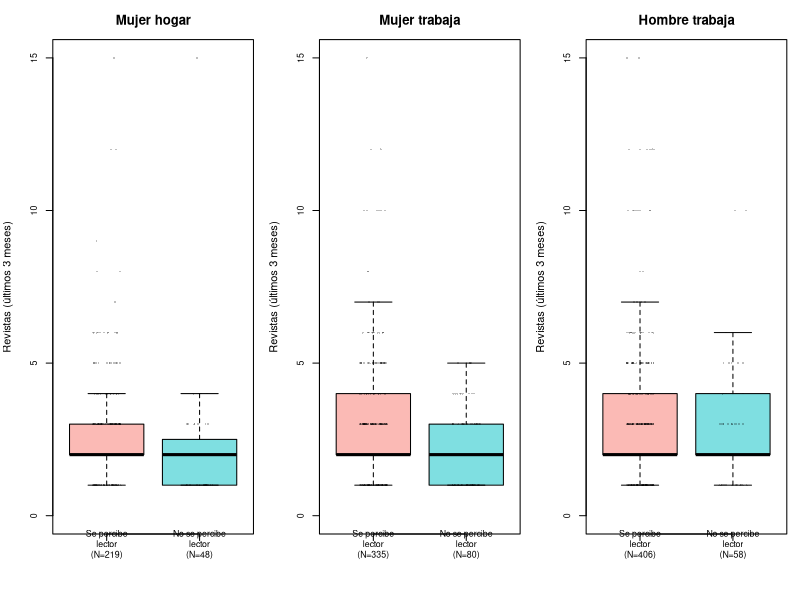
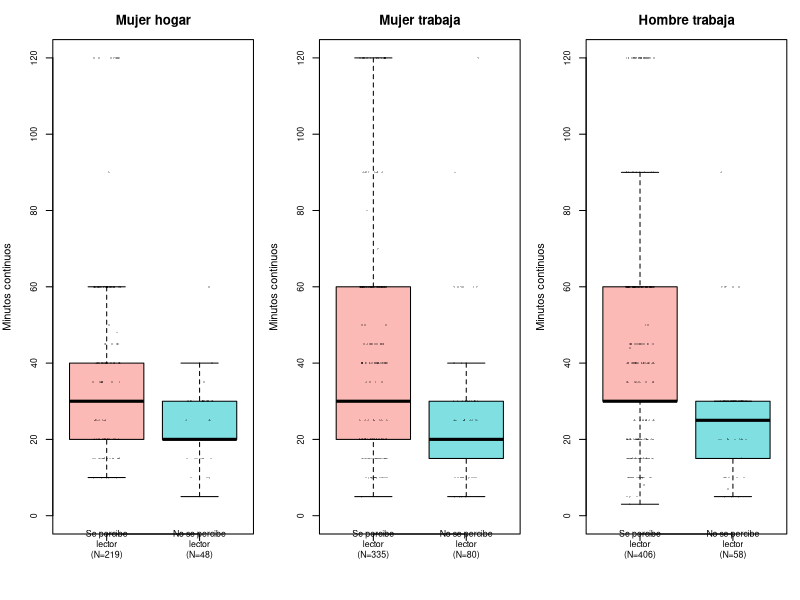
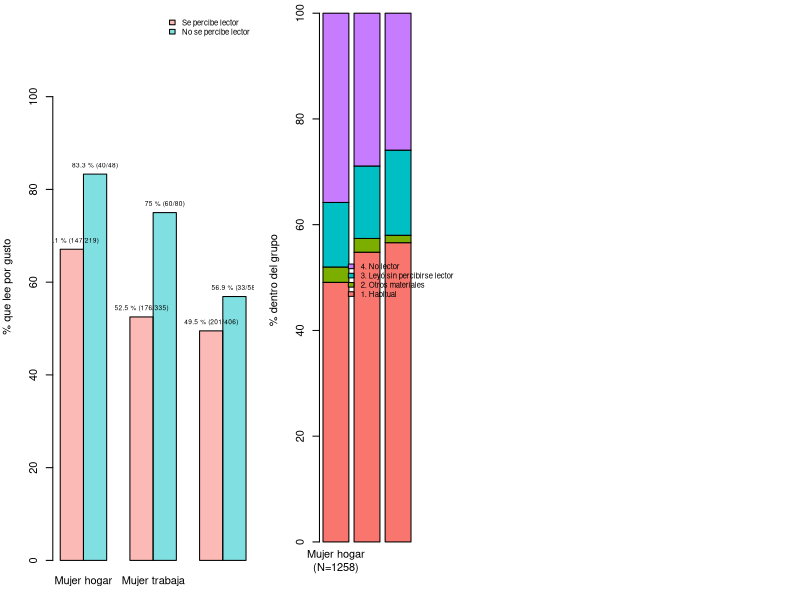
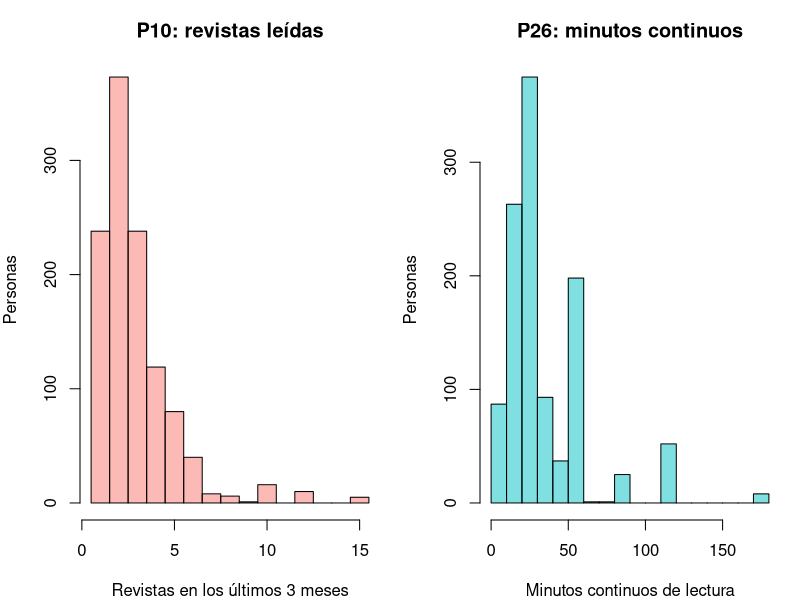

Reproduce these figures in R, in order.
## ---- chunk 1
knitr::opts_chunk$set(echo = FALSE, warning = FALSE, message = FALSE,
                      fig.width = 7, fig.height = 3, dpi = 120)
options(knitr.kable.NA = "—")
library(knitr)
library(e1071)

pct = function(a, b) round(100 * a / b, 1)
f   = function(x) sprintf("%.1f", unname(x))
si  = function(cond, a, b = "") if (isTRUE(cond)) a else b
## ---- chunk 2
raw = read.csv("datos/DatosEquipo6_v2.csv")

names(raw) = c("anio", "H_LEC", "SEXO", "COND_ACT", "P10", "P11", "P26")
datos = raw
vars6 = c("H_LEC", "SEXO", "COND_ACT", "P10", "P11", "P26")

calidad = data.frame(
  Variable = vars6,
  Vacios = colSums(is.na(raw[, vars6])),
  Fuera = c(sum(!(raw$H_LEC %in% c(1:4, NA))),
            sum(!(raw$SEXO %in% c(1:2, NA))),
            sum(!(raw$COND_ACT %in% c(1:10, NA))),
            sum(raw$P10 > 25, na.rm = TRUE),
            sum(!(raw$P11 %in% c(1:6, NA))),
            sum(raw$P26 < 2 | raw$P26 > 360, na.rm = TRUE)),
  row.names = NULL)
fuera10 = calidad$Fuera[calidad$Variable == "P10"]

motivos = c("Trabajo", "Estudio", "Cultura general / estar al día",
            "Gusto / entretenimiento", "Religión", "Otro")

datos$Sexo_lbl  = factor(datos$SEXO, levels = 1:2, labels = c("Hombre", "Mujer"))
datos$H_LEC_lbl = factor(datos$H_LEC, levels = 1:4,
                         labels = c("1. Habitual", "2. Otros materiales",
                                    "3. Leyó sin percibirse lector", "4. No lector"))

datos$Aut = NA
datos$Aut[datos$H_LEC %in% 1] = "Se percibe lector"
datos$Aut[datos$H_LEC %in% 3] = "No se percibe lector"
datos$Aut = factor(datos$Aut, levels = c("Se percibe lector", "No se percibe lector"))

datos$Grupo = NA
datos$Grupo[datos$SEXO %in% 2 & datos$COND_ACT %in% 7]   = "Mujer hogar"
datos$Grupo[datos$SEXO %in% 2 & datos$COND_ACT %in% 1:3] = "Mujer trabaja"
datos$Grupo[datos$SEXO %in% 1 & datos$COND_ACT %in% 1:3] = "Hombre trabaja"
datos$Grupo = factor(datos$Grupo, levels = c("Mujer hogar", "Mujer trabaja", "Hombre trabaja"))

datos$Cond_lbl = cut(datos$COND_ACT, breaks = c(0, 3, 5, 6, 7, 8, 10),
                     labels = c("Trabaja o tiene trabajo (01-03)", "Busca o espera trabajo (04-05)",
                                "Estudiante (06)", "Quehaceres del hogar (07)",
                                "Jubilado o pensionado (08)", "Incapacitado u otra situación (09-10)"))

V = subset(datos, !is.na(H_LEC))   
U = subset(V, !is.na(Grupo)) 
L = subset(U, H_LEC %in% c(1, 3) & !is.na(P10)) 
H = subset(V, SEXO == 1 & COND_ACT == 7) 

n_est   = sum(V$COND_ACT %in% 6)
n_jub   = sum(V$COND_ACT %in% 8)
n_otras = sum(V$COND_ACT %in% c(4:6, 8:10))
## ---- chunk 3
x = L$P10
m10 = c(N = length(x), Media = mean(x), Mediana = median(x), DE = sd(x),
        CV = 100 * sd(x) / mean(x),
        Q1 = quantile(x, 0.25, names = FALSE), Q3 = quantile(x, 0.75, names = FALSE),
        Min = min(x), Max = max(x), Sesgo = skewness(x), Curtosis = kurtosis(x))

x = L$P26
m26 = c(N = length(x), Media = mean(x), Mediana = median(x), DE = sd(x),
        CV = 100 * sd(x) / mean(x),
        Q1 = quantile(x, 0.25, names = FALSE), Q3 = quantile(x, 0.75, names = FALSE),
        Min = min(x), Max = max(x), Sesgo = skewness(x), Curtosis = kurtosis(x))

tab_num = rbind(m10, m26)
rownames(tab_num) = c("P10: revistas (3 meses)", "P26: minutos continuos")
kable(round(tab_num, 1), caption = "Tabla 1. Medidas descriptivas de P10 y P26 en lectores de revistas")
s10 = round(tab_num[1, ], 1)
s26 = round(tab_num[2, ], 1)
## ---- chunk 4
fh = table(V$H_LEC_lbl)
fp = table(factor(L$P11, levels = 1:6, labels = motivos))
ph = pct(as.vector(fh), sum(fh))
pp = pct(as.vector(fp), sum(fp))
t3 = rbind(
  data.frame(Variable = paste0("H_LEC (N=", nrow(V), ")"), Categoría = names(fh),
             n = as.vector(fh), "%" = ph, check.names = FALSE),
  data.frame(Variable = paste0("P11 (N=", nrow(L), ")"), Categoría = names(fp),
             n = as.vector(fp), "%" = pp, check.names = FALSE))
## ---- chunk 5
tb = table(U$Grupo, U$H_LEC_lbl)
pc = round(100 * prop.table(tb, 1), 1)
t4 = data.frame(Grupo = rownames(tb), N = as.vector(rowSums(tb)),
                as.data.frame.matrix(pc), check.names = FALSE, row.names = NULL)
names(t4)[3:6] = c("1 Habitual", "2 Otros", "3 Leyó sin percibirse lector", "4 No lector")
t4[["% con H_LEC 3 entre quienes no acostumbran leer"]] = pct(tb[, 3], tb[, 3] + tb[, 4])
kable(t4, caption = "Tabla 2. Condición lectora (H_LEC) dentro de cada grupo, en %")

hab = pc[, 1]; sper = pc[, 3]; nol = pc[, 4]
pr = t4[[ncol(t4)]]

A = subset(U, H_LEC %in% c(1, 3))
A$Leyo_revistas = !is.na(A$P10)
cob = aggregate(Leyo_revistas ~ Aut + Grupo, data = A, FUN = length)
names(cob) = c("Autopercepción", "Grupo", "N")
cob[["Leyeron revistas"]] = aggregate(Leyo_revistas ~ Aut + Grupo, data = A, FUN = sum)$Leyo_revistas
cob[["%"]] = pct(cob[["Leyeron revistas"]], cob$N)
cob = cob[, c("Grupo", "Autopercepción", "N", "Leyeron revistas", "%")]
cp = cob[["%"]]
## ---- chunk 6
#P10
res10 = aggregate(P10 ~ Aut + Grupo, data = L, FUN = length)
names(res10) = c("Aut", "Grupo", "N")
res10$Media   = round(aggregate(P10 ~ Aut + Grupo, data = L, FUN = mean)$P10, 1)
res10$DE      = round(aggregate(P10 ~ Aut + Grupo, data = L, FUN = sd)$P10, 1)
res10$Min     = aggregate(P10 ~ Aut + Grupo, data = L, FUN = min)$P10
res10$Q1      = aggregate(P10 ~ Aut + Grupo, data = L, FUN = quantile, probs = 0.25)$P10
res10$Mediana = aggregate(P10 ~ Aut + Grupo, data = L, FUN = median)$P10
res10$Q3      = aggregate(P10 ~ Aut + Grupo, data = L, FUN = quantile, probs = 0.75)$P10
res10$Max     = aggregate(P10 ~ Aut + Grupo, data = L, FUN = max)$P10
res10 = res10[, c("Grupo", "Aut", "N", "Media", "DE", "Min", "Q1", "Mediana", "Q3", "Max")]
names(res10) = c("Grupo", "Autopercepción", "N", "Media", "DE", "Mín", "Q1", "Mediana", "Q3", "Máx")
kable(res10, caption = "Tabla 3. Número de revistas leídas (P10) por grupo y autopercepción")

# Diagramas de caja
par(mfrow = c(1, 3), mar = c(5, 4, 3, 1))
for (g in levels(L$Grupo)) {
  d = subset(L, Grupo == g)
  nombres = paste0(c("Se percibe\nlector", "No se percibe\nlector"), "\n(N=", table(d$Aut), ")")
  boxplot(P10 ~ Aut, data = d, names = nombres, ylim = c(0, 15), outline = FALSE,
          col = c("#F8766D80", "#00BFC480"), main = g, xlab = "",
          ylab = "Revistas (últimos 3 meses)", cex.axis = 0.8)
  stripchart(P10 ~ Aut, data = d, vertical = TRUE, method = "jitter", jitter = 0.15,
             pch = 16, cex = 0.4, col = rgb(0, 0, 0, 0.25), add = TRUE)
}

lec = c(1, 3, 5); nlec = c(2, 4, 6)
dm10 = res10$Mediana[lec] - res10$Mediana[nlec]
dx10 = round(res10$Media[lec] - res10$Media[nlec], 1)
p10_parecido = all(abs(dm10) <= 1)
## ---- chunk 7

res26 = aggregate(P26 ~ Aut + Grupo, data = L, FUN = length)
names(res26) = c("Aut", "Grupo", "N")
res26$Media   = round(aggregate(P26 ~ Aut + Grupo, data = L, FUN = mean)$P26, 1)
res26$DE      = round(aggregate(P26 ~ Aut + Grupo, data = L, FUN = sd)$P26, 1)
res26$Min     = aggregate(P26 ~ Aut + Grupo, data = L, FUN = min)$P26
res26$Q1      = aggregate(P26 ~ Aut + Grupo, data = L, FUN = quantile, probs = 0.25)$P26
res26$Mediana = aggregate(P26 ~ Aut + Grupo, data = L, FUN = median)$P26
res26$Q3      = aggregate(P26 ~ Aut + Grupo, data = L, FUN = quantile, probs = 0.75)$P26
res26$Max     = aggregate(P26 ~ Aut + Grupo, data = L, FUN = max)$P26
res26 = res26[, c("Grupo", "Aut", "N", "Media", "DE", "Min", "Q1", "Mediana", "Q3", "Max")]
names(res26) = c("Grupo", "Autopercepción", "N", "Media", "DE", "Mín", "Q1", "Mediana", "Q3", "Máx")
kable(res26, caption = "Tabla 4. Minutos continuos de lectura (P26) por grupo y autopercepción (cualquier material)")

# Diagramas de caja
par(mfrow = c(1, 3), mar = c(5, 4, 3, 1))
for (g in levels(L$Grupo)) {
  d = subset(L, Grupo == g)
  nombres = paste0(c("Se percibe\nlector", "No se percibe\nlector"), "\n(N=", table(d$Aut), ")")
  boxplot(P26 ~ Aut, data = d, names = nombres, ylim = c(0, 120), outline = FALSE,
          col = c("#F8766D80", "#00BFC480"), main = g, xlab = "",
          ylab = "Minutos continuos", cex.axis = 0.8)
  stripchart(P26 ~ Aut, data = d, vertical = TRUE, method = "jitter", jitter = 0.15,
             pch = 16, cex = 0.4, col = rgb(0, 0, 0, 0.25), add = TRUE)
}

dm26 = res26$Mediana[lec] - res26$Mediana[nlec]
dx26 = round(res26$Media[lec] - res26$Media[nlec], 1)
p26_lec_mayor = all(res26$Media[lec] > res26$Media[nlec])
hogar_corta = res26$Media[1] < min(res26$Media[c(3, 5)]) & res26$Q3[1] <= min(res26$Q3[c(3, 5)])
## ---- chunk 8
# P11
L$Gusto = L$P11 == 4
Q3 = aggregate(Gusto ~ Aut + Grupo, data = L, FUN = length)
names(Q3) = c("Autopercepción", "Grupo", "N")
Q3[["Gusto (n)"]] = aggregate(Gusto ~ Aut + Grupo, data = L, FUN = sum)$Gusto
Q3[["Gusto (%)"]] = pct(Q3[["Gusto (n)"]], Q3$N)
Q3[["Otros motivos (%)"]] = pct(Q3$N - Q3[["Gusto (n)"]], Q3$N)
Q3 = Q3[, c("Grupo", "Autopercepción", "N", "Gusto (n)", "Gusto (%)", "Otros motivos (%)")]

m  = matrix(Q3[["Gusto (%)"]], nrow = 2)
nm = matrix(Q3[["Gusto (n)"]], nrow = 2)
Nm = matrix(Q3[["N"]], nrow = 2)
par(mar = c(3, 4, 1, 1))
bp = barplot(m, beside = TRUE, names.arg = levels(L$Grupo), col = c("#F8766D80", "#00BFC480"),
             ylim = c(0, 118), ylab = "% que lee por gusto",
             legend.text = levels(L$Aut), args.legend = list(x = "topright", cex = 0.7, bty = "n"))
text(bp, m, labels = paste0(m, " % (", nm, "/", Nm, ")"), pos = 3, cex = 0.6)

gusto = Q3[["Gusto (%)"]]
dg = round(gusto[nlec] - gusto[lec], 1)
p11_dir = all(dg > 0)
hogar_gusto = gusto[1] > max(gusto[c(3, 5)])
## ---- chunk 9
tab_var = data.frame(
  Variable = vars6,
  Descripción = c("Condición lectora construida por INEGI",
                  "Sexo (preg. 8)", "Condición de actividad la semana pasada (preg. 15)",
                  "Revistas leídas en tres meses (preg. 10)",
                  "Motivo principal de lectura de revistas (preg. 11)",
                  "Minutos continuos de lectura de algún material (preg. 26)"),
  Tipo = c("Cat. nominal", "Cat. nominal", "Cat. nominal",
           "Num. discreta", "Cat. nominal", "Num. continua"),
  "Unidad o categorías" = c("1 Habitual; 2 Otros materiales; 3 Leyó sin acostumbrar; 4 No lector",
                            "1 Hombre; 2 Mujer",
                            "01-03 trabaja; 04-05 busca trabajo; 06 estudia; 07 hogar; 08 jubilado; 09-10 otra; 99 no especificado",
                            "Revistas (diccionario: 1 a 25)",
                            "1 Trabajo; 2 Estudio; 3 Cultura general; 4 Gusto; 5 Religión; 6 Otro",
                            "Minutos (diccionario: 2 a 360)"),
  "Falt. (n)" = calidad$Vacios,
  "Falt. (%)" = pct(calidad$Vacios, nrow(raw)),
  "Fuera rango (n)" = calidad$Fuera,
  check.names = FALSE)
cap_a1 = "Tabla A1. Variables seleccionadas y calidad de los datos (sobre todos los registros; en P10, P11 y P26 el vacío es un pase de pregunta)"
if (knitr::is_latex_output()) {
  # En PDF se fijan anchos de columna para que el texto largo se acomode
  kable(tab_var, format = "latex", booktabs = TRUE, caption = cap_a1, position = "H",
        align = c("p{1.8cm}", "p{3.4cm}", "p{1.8cm}", "p{4.2cm}", "r", "r", "r"))
} else {
  kable(tab_var, caption = cap_a1)
}
## ---- chunk 10
tn = table(V$Cond_lbl, V$Sexo_lbl)
tc = data.frame(Condición = rownames(tn),
                Hombres = as.vector(tn[, "Hombre"]), "% hombres" = pct(as.vector(tn[, "Hombre"]), sum(tn[, "Hombre"])),
                Mujeres = as.vector(tn[, "Mujer"]), "% mujeres" = pct(as.vector(tn[, "Mujer"]), sum(tn[, "Mujer"])),
                check.names = FALSE)
kable(tc, caption = "Tabla A2. Composición por SEXO y COND_ACT (personas con H_LEC válido)")
## ---- chunk 11
L$Subgrupo = interaction(L$Grupo, L$Aut, sep = " / ", lex.order = TRUE)
n6 = table(L$Subgrupo, factor(L$P11, levels = 1:6))
p6 = round(100 * prop.table(n6, 1), 1)
d6 = data.frame(Grupo = rep(levels(L$Grupo), each = 2),
                Autopercepción = rep(levels(L$Aut), times = 3),
                N = as.vector(rowSums(n6)),
                matrix(paste0(n6, " (", p6, ")"), nrow = 6), check.names = FALSE)
names(d6)[4:9] = c("Trabajo", "Estudio", "Cultura", "Gusto", "Religión", "Otro")
kable(d6, caption = "Tabla A3. Motivo principal de lectura de revistas, n (%) por grupo y autopercepción")
## ---- chunk 12
U34 = subset(U, H_LEC %in% c(3, 4))
L1  = subset(L, H_LEC == 1)
L3  = subset(L, H_LEC == 3)
est = data.frame(Año = sort(unique(U$anio)),
                 N = as.vector(table(U$anio)),
                 "% habitual" = round(100 * tapply(U$H_LEC == 1, U$anio, mean), 1),
                 "% H_LEC 3 entre quienes no acostumbran leer" = round(100 * tapply(U34$H_LEC == 3, U34$anio, mean), 1),
                 "Mediana P10 (percibe / no)" = paste(tapply(L1$P10, L1$anio, median), "/", tapply(L3$P10, L3$anio, median)),
                 "Mediana P26 (percibe / no)" = paste(tapply(L1$P26, L1$anio, median), "/", tapply(L3$P26, L3$anio, median)),
                 "% gusto (percibe / no)" = paste(round(100 * tapply(L1$P11 == 4, L1$anio, mean), 1), "/",
                                                  round(100 * tapply(L3$P11 == 4, L3$anio, mean), 1)),
                 check.names = FALSE, row.names = NULL)
kable(est, caption = "Tabla A4. Indicadores principales por año (tres grupos juntos). Los archivos de distintos años no contienen a las mismas personas")
## ---- chunk 13
L25 = subset(L, P10 <= 25)
res10_25 = aggregate(P10 ~ Aut + Grupo, data = L25, FUN = length)
names(res10_25) = c("Aut", "Grupo", "N")
res10_25$Media   = round(aggregate(P10 ~ Aut + Grupo, data = L25, FUN = mean)$P10, 1)
res10_25$DE      = round(aggregate(P10 ~ Aut + Grupo, data = L25, FUN = sd)$P10, 1)
res10_25$Min     = aggregate(P10 ~ Aut + Grupo, data = L25, FUN = min)$P10
res10_25$Q1      = aggregate(P10 ~ Aut + Grupo, data = L25, FUN = quantile, probs = 0.25)$P10
res10_25$Mediana = aggregate(P10 ~ Aut + Grupo, data = L25, FUN = median)$P10
res10_25$Q3      = aggregate(P10 ~ Aut + Grupo, data = L25, FUN = quantile, probs = 0.75)$P10
res10_25$Max     = aggregate(P10 ~ Aut + Grupo, data = L25, FUN = max)$P10
res10_25 = res10_25[, c("Grupo", "Aut", "N", "Media", "DE", "Min", "Q1", "Mediana", "Q3", "Max")]
names(res10_25) = c("Grupo", "Autopercepción", "N", "Media", "DE", "Mín", "Q1", "Mediana", "Q3", "Máx")
kable(res10_25, caption = "Tabla A5. Sensibilidad: P10 sin los registros por encima de 25 revistas")
## ---- chunk 14
th = table(H$H_LEC_lbl)
kable(data.frame(H_LEC = names(th), n = as.vector(th)), caption = "Tabla A6a. Hombres dedicados al hogar por categoría de H_LEC (casos, sin porcentajes)")
Hc = H[!is.na(H$P10), c("anio", "H_LEC_lbl", "P10", "P11", "P26")]
Hc$P11 = factor(Hc$P11, levels = 1:6, labels = motivos)
names(Hc) = c("Año", "H_LEC", "P10", "Motivo (P11)", "P26")
kable(Hc, row.names = FALSE, caption = "Tabla A6b. Hombres dedicados al hogar que leyeron revistas (casos individuales)")
## ---- chunk 15
flujo = data.frame(
  Concepto = c("Registros en la base (2022-2024)",
               "Sin categoría válida de H_LEC (blanco por pase)",
               "Con H_LEC válido",
               "   Hombres dedicados al hogar (solo casos, Anexo A7)",
               "   Estudiantes, jubilados, personas que buscan trabajo y otras condiciones (no se comparan)",
               "   Sin SEXO o COND_ACT especificado",
               "Universo del análisis (tres grupos)",
               "Lectores de revistas con H_LEC = 1 o 3 (P10 con valor)"),
  n = c(nrow(datos), sum(is.na(datos$H_LEC)), nrow(V), nrow(H), n_otras,
        nrow(V) - nrow(U) - nrow(H) - n_otras, nrow(U), nrow(L)))
kable(flujo, caption = "Tabla A7. Registros y universos del análisis")
## ---- chunk 16
kable(t3, caption = "Tabla A8. Distribución de frecuencias de H_LEC (personas con H_LEC válido) y de P11 (lectores de revistas)")
## ---- chunk 17
kable(cob, caption = "Tabla A9. Personas que leyeron revistas en los últimos tres meses, por grupo y autopercepción")
## ---- chunk 18
op = par(mar = c(4, 4, 1, 9))
barplot(t(pc), col = c("#F8766D", "#7CAE00", "#00BFC4", "#C77CFF"), ylab = "% dentro del grupo",
        names.arg = paste0(rownames(tb), "\n(N=", rowSums(tb), ")"),
        legend.text = colnames(pc), args.legend = list(x = "right", inset = c(-0.45, 0), xpd = NA, bty = "n", cex = 0.7))
par(op)
## ---- chunk 19
op = par(mfrow = c(1, 2), mar = c(4, 4, 3, 1))
hist(L$P10[L$P10 <= 15], breaks = seq(0.5, 15.5, 1), col = "#F8766D80",
     main = "P10: revistas leídas", xlab = "Revistas en los últimos 3 meses", ylab = "Personas")
hist(L$P26[L$P26 <= 180], breaks = seq(0, 180, 10), col = "#00BFC480",
     main = "P26: minutos continuos", xlab = "Minutos continuos de lectura", ylab = "Personas")
par(op)
